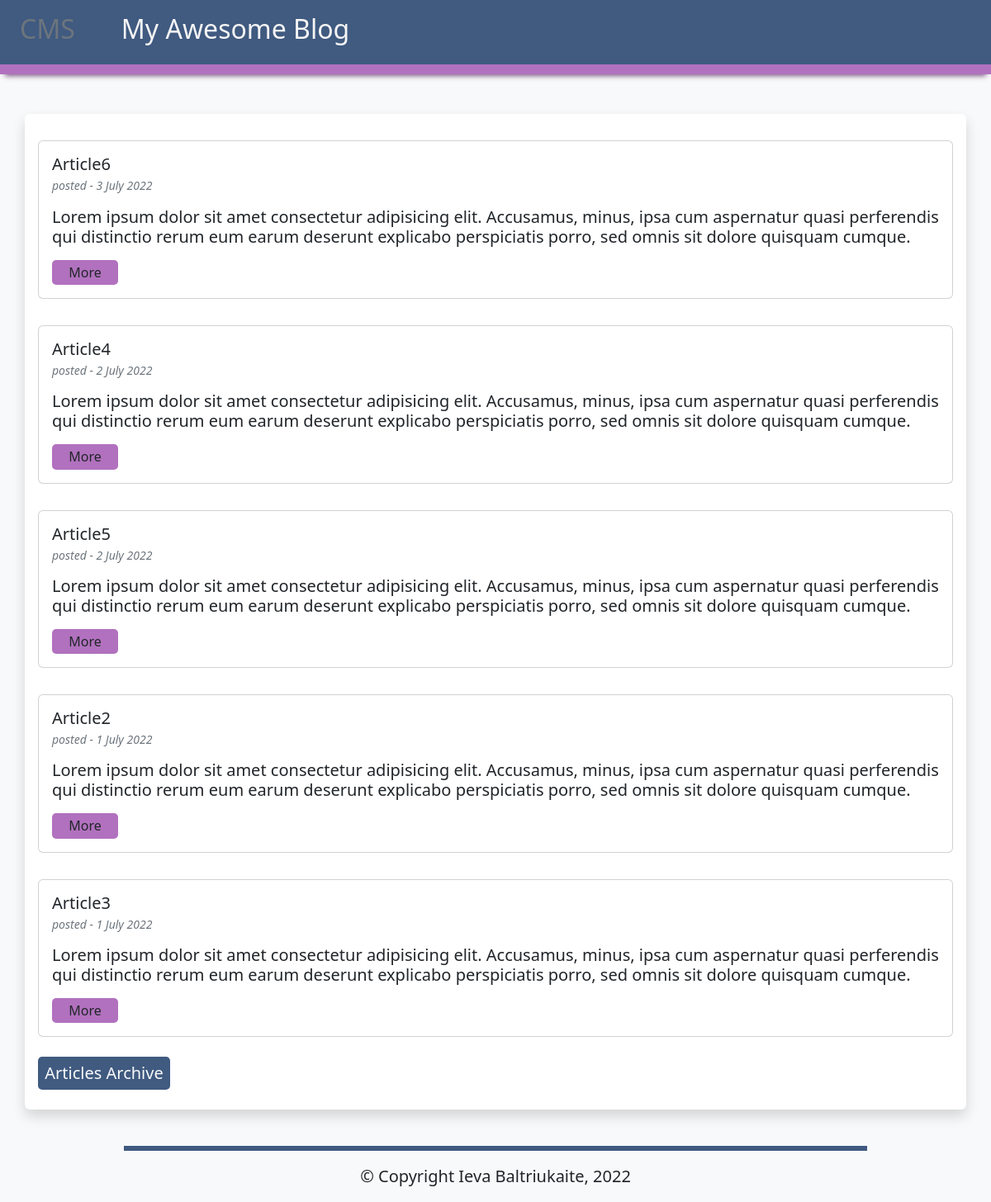
The page / on the database its author committed.
### tables this page shows
CREATE TABLE `articles` (
  `id` int(11) NOT NULL AUTO_INCREMENT,
  `title` varchar(255) DEFAULT NULL,
  `summary` text DEFAULT NULL,
  `content` text DEFAULT NULL,
  `publicationDate` date DEFAULT NULL,
  PRIMARY KEY (`id`)
);

### classes/Article.php (called while the page is built, shortened)
<?php
class Article {
  public function __construct( $data=array() ) {
    if ( isset( $data['id'] ) ) $this->id = (int) $data['id'];
    if ( isset( $data['title'] ) ) $this->title = $data['title'];
    if ( isset( $data['summary'] ) ) $this->summary = $data['summary'];
    if ( isset( $data['publicationDate'] ) ) $this->publicationDate = (int) $data['publicationDate'];
  }
  public static function getList( $numRows=1000000 ) {
    $conn = new PDO( DB_DSN, DB_USERNAME, DB_PASSWORD );
    $sql = "SELECT SQL_CALC_FOUND_ROWS *, UNIX_TIMESTAMP(publicationDate) AS publicationDate FROM articles
    ORDER BY publicationDate
    DESC LIMIT :numRows";
    $st = $conn->prepare( $sql );
    $st->bindValue( ":numRows", $numRows, PDO::PARAM_INT );
    $st->execute();
    $list = array();
    while ( $row = $st->fetch() ) {
      $article = new Article( $row );
      $list[] = $article;
    }
    $sql = "SELECT FOUND_ROWS() AS totalRows";
    $totalRows = $conn->query( $sql )->fetch();
    return ( array ( "results" => $list, "totalRows" => $totalRows[0] ) );
  }
}
?>

### templates/homepage.php (the view)
<?php
require_once 'templates/includes/header.php' ?>
<div
    class="wrapper container d-flex flex-column justify-content-center align-items-center shadow p-3 mt-5 bg-body rounded">
    <?php foreach ($results['articles'] as $article ) { ?>
    <div class="card w-100 m-3">
        <div class="card-body">
            <h5 class="card-title"><?php echo $article->title?></h5>
            <h6 class="card-subtitle mb-2 text-muted"><small class="fst-italic"> posted -
                    <?php echo date('j F Y', $article->publicationDate)?>
                </small></h6>
            <p class="card-text"><?php echo $article->summary?></p>
            <a class="more-btn d-block me-auto text-decoration-none text-dark text-center" href="
                .?action=viewArticle&amp;articleId=<?php echo $article->id?>">More</a>
        </div>
    </div>
    <?php } ?>
    <a class="archive-btn fs-5 d-block me-auto text-decoration-none text-center text-light my-2"
        href="./?action=archive">Articles
        Archive</a>
</div>
<?php
require_once 'templates/includes/footer.php' ?>

### assets/style.css (style rules this page uses)
.wrapper { margin-bottom: 7rem; }
.more-btn { background: #b171be; border-radius: 5px; width: 5rem; padding: 0.2rem 0.3rem; }
.archive-btn { background: #405a80; border-radius: 5px; width: 10rem; padding: 0.3rem 0.5rem; }

### rows shown on the page
articles: title "Article6", publicationDate "3 July 2022", summary "Lorem ipsum dolor sit amet consectetur adipisicing elit. Accusamus, minus, ipsa cum aspernatur quasi perferendis qui distinctio rerum eum earum deserunt explicabo perspiciatis porro, sed omnis sit dolore quisquam cumque."
articles: title "Article4", publicationDate "2 July 2022", summary "Lorem ipsum dolor sit amet consectetur adipisicing elit. Accusamus, minus, ipsa cum aspernatur quasi perferendis qui distinctio rerum eum earum deserunt explicabo perspiciatis porro, sed omnis sit dolore quisquam cumque."
articles: title "Article5", publicationDate "2 July 2022", summary "Lorem ipsum dolor sit amet consectetur adipisicing elit. Accusamus, minus, ipsa cum aspernatur quasi perferendis qui distinctio rerum eum earum deserunt explicabo perspiciatis porro, sed omnis sit dolore quisquam cumque."
articles: title "Article2", publicationDate "1 July 2022", summary "Lorem ipsum dolor sit amet consectetur adipisicing elit. Accusamus, minus, ipsa cum aspernatur quasi perferendis qui distinctio rerum eum earum deserunt explicabo perspiciatis porro, sed omnis sit dolore quisquam cumque."
articles: title "Article3", publicationDate "1 July 2022", summary "Lorem ipsum dolor sit amet consectetur adipisicing elit. Accusamus, minus, ipsa cum aspernatur quasi perferendis qui distinctio rerum eum earum deserunt explicabo perspiciatis porro, sed omnis sit dolore quisquam cumque."
